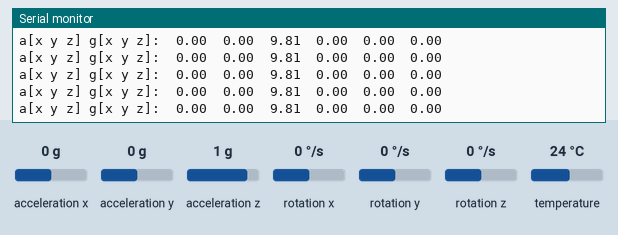
The sketch below on a simulated Arduino Uno, built with avr-gcc and run on an emulated ATmega328P. Shown: the last lines printed to the serial monitor. The inputs (shaded band) are chosen by the test bench; at power-on: acceleration x 0 g, acceleration y 0 g, acceleration z 1 g, rotation x 0 °/s, rotation y 0 °/s, rotation z 0 °/s, temperature 24 °C.

Above: at 1.3 s.
1.4 s: acceleration x set to 1.4 g
At 2.4 s:
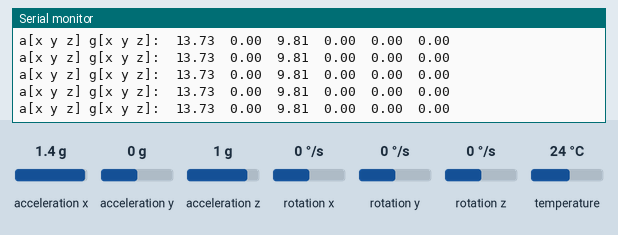
4.4 s: acceleration y set to -1.4 g
At 4.9 s:
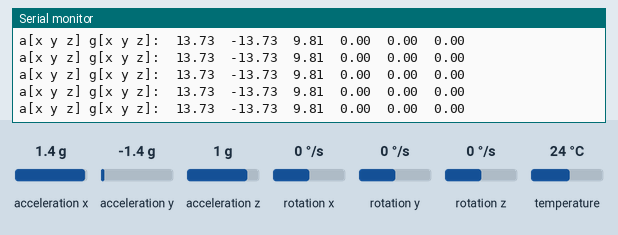
7.4 s: acceleration z set to -1.4 g
At 7.9 s:
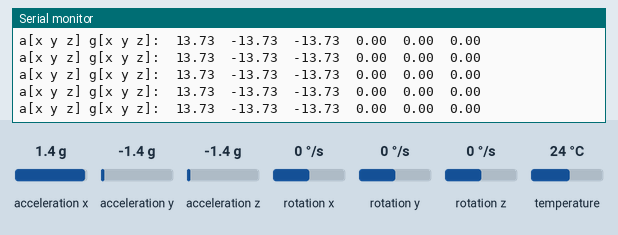
10.4 s: rotation x set to -192 °/s
At 11.1 s:
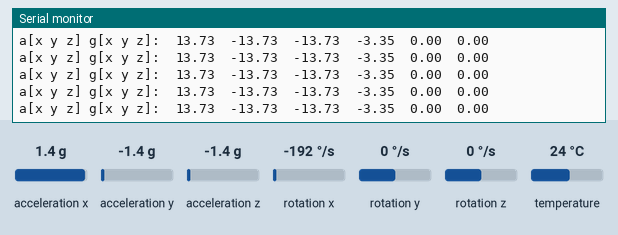

Measured:
- after the input at 1.4 s, the serial monitor: prints a new line at once (image 1)
- after the input at 4.4 s, the serial monitor: prints a new line at once (image 2)
- after the input at 7.4 s, the serial monitor: prints a new line at once (image 3)
- after the input at 10.4 s, the serial monitor: prints a new line at once (image 4)

The sketch:

Lectura_Inicial.ino
```cpp
#include <Wire.h>
#include <Adafruit_MPU6050.h>
#include <Adafruit_Sensor.h>
#include <math.h>

//objeto
Adafruit_MPU6050 mpu;

void setup() {
  Serial.begin(115200);
  Wire.begin();
//  mpu.initialize();
  while (!Serial); //Detectando el puerto serial
  Serial.println("°°°°Iniciando Indice Izquiero°°°°");
  if(!mpu.begin()){
    Serial.println(".....Verificar conexion....");
    while(1)delay(10);
  }
  // Configuración del sensor
  mpu.setAccelerometerRange(MPU6050_RANGE_2_G);
  mpu.setGyroRange(MPU6050_RANGE_250_DEG);
  delay(100);
}

void loop() {
  sensors_event_t a, g, temp; //Estructura donde se almacenan los datos
  mpu.getEvent(&a, &g, &temp);//Solicita la lectura y completa las estructuras

  float ax = a.acceleration.x;
  float ay = a.acceleration.y;
  float az = a.acceleration.z;

  float gx = g.gyro.x;
  float gy = g.gyro.y;
  float gz = g.gyro.z;

  Serial.print("a[x y z] g[x y z]:\t");
  Serial.print(ax); Serial.print("\t");
  Serial.print(ay); Serial.print("\t");
  Serial.print(az); Serial.print("\t");
  Serial.print(gx); Serial.print("\t");
  Serial.print(gy); Serial.print("\t");
  Serial.println(gz);

}
```
